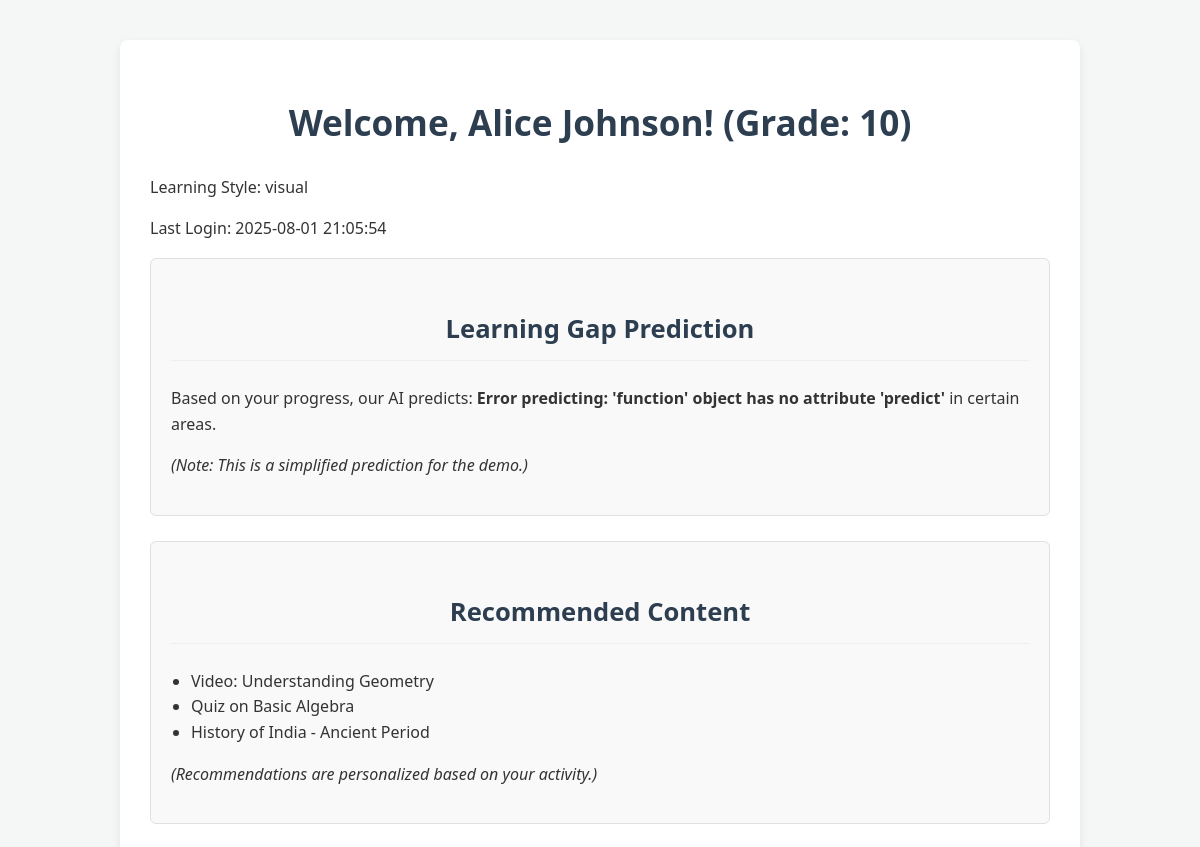
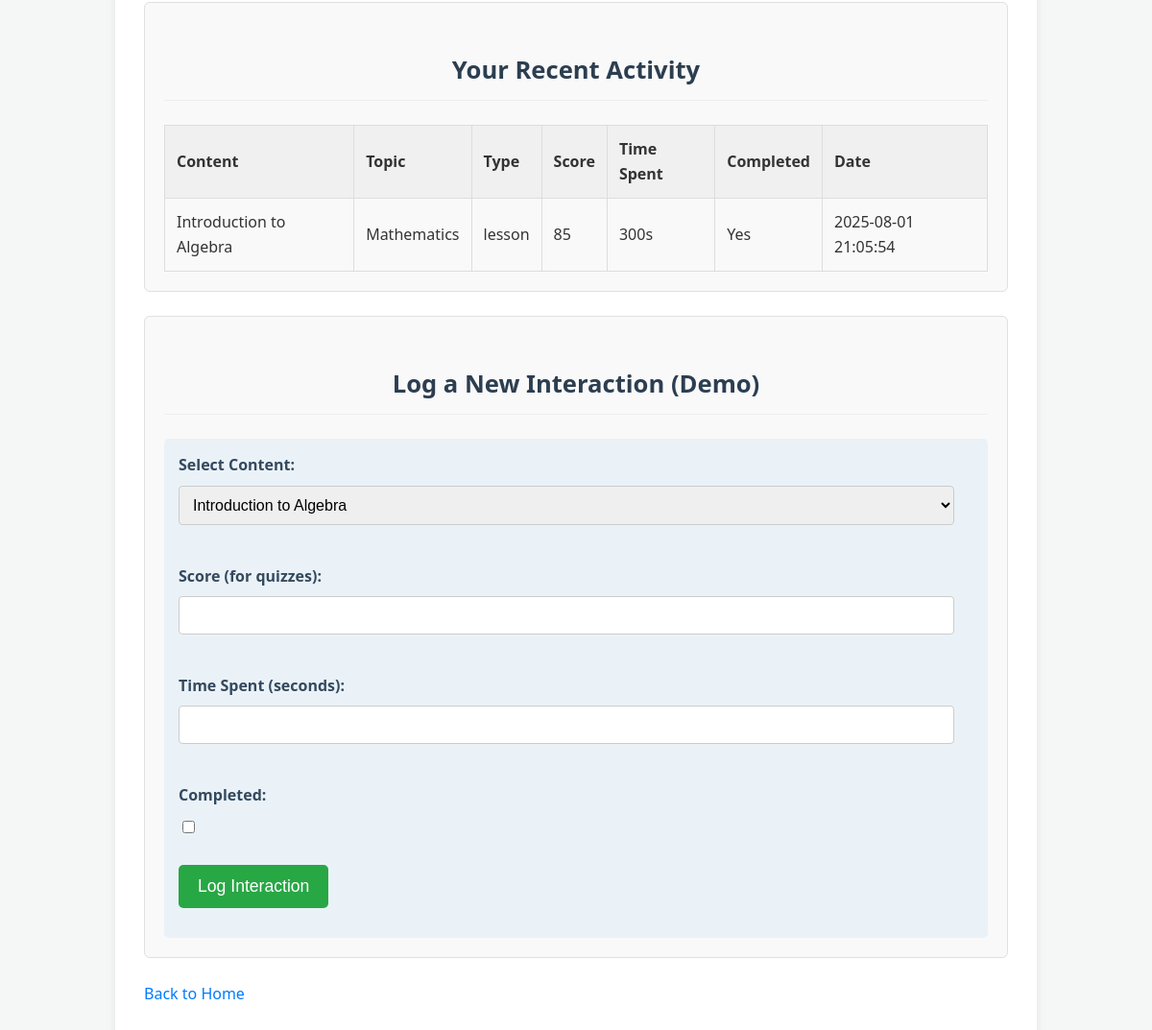
The app's page /dashboard/1 with its own data (2 pictures, top to bottom).
### tables this page shows
CREATE TABLE students (
    id INTEGER PRIMARY KEY AUTOINCREMENT,
    name TEXT NOT NULL,
    password TEXT NOT NULL,
    grade INTEGER,
    learning_style TEXT,
    last_login DATETIME DEFAULT CURRENT_TIMESTAMP
);

CREATE TABLE content (
    id INTEGER PRIMARY KEY AUTOINCREMENT,
    title TEXT NOT NULL,
    topic TEXT NOT NULL,
    difficulty TEXT,
    type TEXT, -- e.g., 'lesson', 'quiz', 'video'
    text_content TEXT,
    video_url TEXT
);

CREATE TABLE interactions (
    id INTEGER PRIMARY KEY AUTOINCREMENT,
    student_id INTEGER NOT NULL,
    content_id INTEGER NOT NULL,
    score INTEGER, -- For quizzes
    time_spent_seconds INTEGER,
    completed BOOLEAN DEFAULT 0,
    timestamp DATETIME DEFAULT CURRENT_TIMESTAMP,
    FOREIGN KEY (student_id) REFERENCES students(id),
    FOREIGN KEY (content_id) REFERENCES content(id)
);

### app.py (the view)
@app.route('/dashboard/<int:student_id>')
def student_dashboard(student_id):
    db = get_db()
    student = db.execute('SELECT * FROM students WHERE id = ?', (student_id,)).fetchone()
    if not student:
        return "Student not found", 404
    recent_interactions = db.execute(
        '''SELECT i.score, i.time_spent_seconds, i.completed, i.timestamp, c.title, c.topic, c.type
           FROM interactions i JOIN content c ON i.content_id = c.id
           WHERE i.student_id = ?
           ORDER BY i.timestamp DESC LIMIT 5''',
        (student_id,)
    ).fetchall()
    completed_topics_query = db.execute(
        '''SELECT DISTINCT c.topic
           FROM interactions i JOIN content c ON i.content_id = c.id
           WHERE i.student_id = ? AND i.completed = 1''',
        (student_id,)
    ).fetchall()
    completed_topics = [row['topic'] for row in completed_topics_query]
    current_content = db.execute(
        '''SELECT c.id, c.title, c.topic, i.score, i.time_spent_seconds
           FROM content c LEFT JOIN interactions i ON c.id = i.content_id AND i.student_id = ?
           ORDER BY RANDOM() LIMIT 1''',
        (student_id,)
    ).fetchone()
    try:
        features = [[
            current_content['score'] if current_content else 0,
            current_content['time_spent_seconds'] if current_content else 0,
            len(completed_topics)
        ]]
        prediction = learning_gap_model.predict(features)[0]
        learning_gap_prediction = "Likely to struggle" if prediction == 1 else "Doing well"
    except Exception as e:
        learning_gap_prediction = f"Error predicting: {e}"
    recommended_content_titles = []
    if recommender_model and current_content:
        try:
            recommended_content_titles = recommender_model(
                student_id,
                completed_topics,
                current_content['topic'] if current_content else None
            )
        except Exception as e:
            print(f"Error getting recommendations: {e}")
            cur = db.execute("SELECT title FROM content ORDER BY RANDOM() LIMIT 3")
            recommended_content_titles = [row['title'] for row in cur.fetchall()]
    return render_template(
        'dashboard.html',
        student=student,
        recent_interactions=recent_interactions,
        learning_gap_prediction=learning_gap_prediction,
        recommended_content=recommended_content_titles
    )

### app.py (called while the page is built)
def get_db():
    db = getattr(g, '_database', None)
    if db is None:
        db = g._database = sqlite3.connect(DATABASE)
        db.row_factory = sqlite3.Row
    return db

@app.teardown_appcontext
def close_connection(exception):
    db = getattr(g, '_database', None)
    if db is not None:
        db.close()

### templates/dashboard.html (shortened to what this page needs)
<!DOCTYPE html>
<html lang="en">
<head>
    <link rel="stylesheet" href="{{ url_for('static', filename='css/style.css') }}">
</head>
<body>
    <div class="container">
        <h1>Welcome, {{ student.name }}! (Grade: {{ student.grade }})</h1>
        <p>Learning Style: {{ student.learning_style }}</p>
        <p>Last Login: {{ student.last_login }}</p>
        <section class="card">
            <h2>Learning Gap Prediction</h2>
            <p>Based on your progress, our AI predicts: <strong>{{ learning_gap_prediction }}</strong> in certain areas.</p>
            <p><em>(Note: This is a simplified prediction for the demo.)</em></p>
        </section>
        <section class="card">
            <h2>Recommended Content</h2>
            {% if recommended_content %}
                <ul>
                    {% for content_title in recommended_content %}
                        <li>{{ content_title }}</li>
                    {% endfor %}
                </ul>
            {% else %}
                <p>No specific recommendations at the moment.</p>
            {% endif %}
            <p><em>(Recommendations are personalized based on your activity.)</em></p>
        </section>
        <section class="card">
            <h2>Your Recent Activity</h2>
            {% if recent_interactions %}
                <table>
                    <thead>
                        <tr>
                            <th>Content</th>
                            <th>Topic</th>
                            <th>Type</th>
                            <th>Score</th>
                            <th>Time Spent</th>
                            <th>Completed</th>
                            <th>Date</th>
                        </tr>
                    </thead>
                    <tbody>
                        {% for interaction in recent_interactions %}
                            <tr>
                                <td>{{ interaction.title }}</td>
                                <td>{{ interaction.topic }}</td>
                                <td>{{ interaction.type }}</td>
                                <td>{% if interaction.score is not none %}{{ interaction.score }}{% else %}N/A{% endif %}</td>
                                <td>{{ interaction.time_spent_seconds }}s</td>
                                <td>{% if interaction.completed %}Yes{% else %}No{% endif %}</td>
                                <td>{{ interaction.timestamp }}</td>
                            </tr>
                        {% endfor %}
                    </tbody>
                </table>
            {% else %}
                <p>No recent interactions logged.</p>
            {% endif %}
        </section>
        <section class="card">
            <h2>Log a New Interaction (Demo)</h2>
            <form id="logInteractionForm">
                <label for="contentSelect">Select Content:</label>
                <select id="contentSelect" name="content_id">
                    {% for c in g.get('_database').execute('SELECT id, title FROM content').fetchall() %}
                        <option value="{{ c.id }}">{{ c.title }}</option>
                    {% endfor %}
                </select><br><br>
                <label for="score">Score (for quizzes):</label>
                <input type="number" id="score" name="score" min="0" max="100"><br><br>
                <label for="timeSpent">Time Spent (seconds):</label>
                <input type="number" id="timeSpent" name="time_spent_seconds" min="0"><br><br>
                <label for="completed">Completed:</label>
                <input type="checkbox" id="completed" name="completed" value="true"><br><br>
                <button type="submit">Log Interaction</button>
            </form>
        </section>
        <p><a href="/">Back to Home</a></p>
    </div>
</body>
</html>

### static/css/style.css (style rules this page uses)
body { font-family: 'Segoe UI', Tahoma, Geneva, Verdana, sans-serif; margin: 0; padding: 20px; background-color: #f4f7f6; color: #333; line-height: 1.6; }
.container { max-width: 900px; margin: 20px auto; background-color: #ffffff; padding: 30px; border-radius: 8px; box-shadow: 0 4px 10px rgba(0, 0, 0, 0.08); }
h1, h2 { color: #2c3e50; text-align: center; margin-bottom: 25px; }
h1 { font-size: 2.2em; }
h2 { font-size: 1.6em; border-bottom: 1px solid #eee; padding-bottom: 10px; margin-top: 30px; }
.card { background-color: #f9f9f9; border: 1px solid #e0e0e0; border-radius: 6px; padding: 20px; margin-bottom: 25px; }
ul { list-style-type: disc; padding-left: 20px; }
table { width: 100%; border-collapse: collapse; margin-top: 15px; }
table, th, td { border: 1px solid #ddd; }
th, td { padding: 12px; text-align: left; }
th { background-color: #f0f0f0; font-weight: bold; }
form { margin-top: 20px; padding: 15px; background-color: #eaf2f8; border-radius: 5px; }
form label { display: block; margin-bottom: 8px; font-weight: bold; color: #34495e; }
form input[type="text"], form input[type="number"], form select, form textarea { width: calc(100% - 20px); padding: 10px; margin-bottom: 15px; border: 1px solid #ccc; border-radius: 4px; box-sizing: border-box; font-size: 1em; }
form input[type="checkbox"] { margin-right: 10px; }
form button { background-color: #28a745; color: white; padding: 12px 20px; border: none; border-radius: 5px; cursor: pointer; font-size: 1.1em; transition: background-color 0.3s ease; }
a { color: #007bff; text-decoration: none; }

### records on screen
students: name "Alice Johnson", grade "10", learning_style "visual", last_login "2025-08-01 21:05:54"
content: title "Video: Understanding Geometry"
content: title "Quiz on Basic Algebra"
content: title "History of India - Ancient Period"
interactions: title "Introduction to Algebra", topic "Mathematics", type "lesson", score "85", time_spent_seconds "300", completed "Yes", timestamp "2025-08-01 21:05:54"

### other values on screen
{{ learning_gap_prediction }} "Error predicting: 'function' object has no attribute 'predict'"
form field content_id "Introduction to Algebra"
